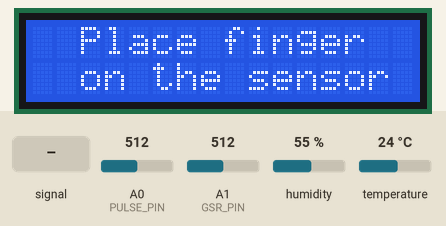
The sketch below on a simulated Arduino Uno, built with avr-gcc and run on an emulated ATmega328P. Parts: 16×2 character LCD. The test bench sets the inputs (shaded band); at power-on: A0 (PULSE_PIN) = 512, A1 (GSR_PIN) = 512, humidity 55 %, temperature 24 °C. What the sketch prints to the serial monitor is not drawn.

Above: at 1.3 s.
1.4 s: A0 (PULSE_PIN) fed a 2 Hz sine of ±306 counts around its level
At 4.02 s:
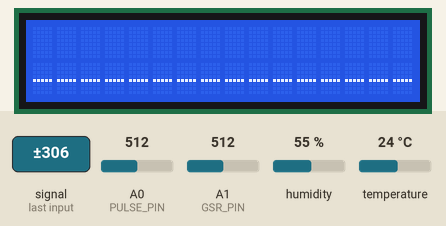
5.9 s: A0 (PULSE_PIN) set to 716
At 6.79 s:
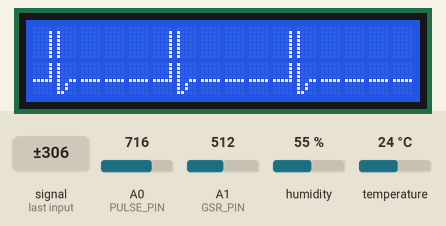
7.8 s: A0 (PULSE_PIN) fed a 200 Hz sine of ±81 counts around its level
At 13.23 s:
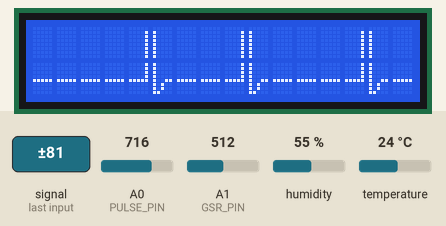
13.9 s: A0 (PULSE_PIN) fed a 50 Hz sine of ±306 counts around its level
At 15.35 s:
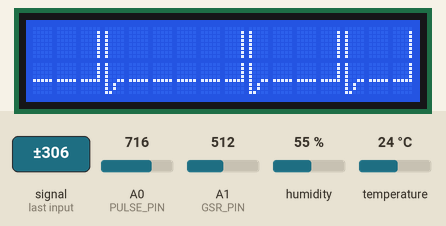

Measured:
- after the input at 1.4 s, the display: changes after 2.5 s (image 1)
- after the input at 5.9 s, the display: first differs from a run without the input after 0.84 s (image 2)
- after the input at 7.8 s, the display: first differs from a run without the input after 4.2 s (image 3 shows a later state)
- after the input at 13.9 s, the display: first differs from a run without the input after 0.49 s (image 4 shows a later state)

The sketch:

heartEcho.ino
```cpp
// CalmBeat / HeartEcho (pulse + GSR + temperature/humidity)
// LCD:     scrolling heartbeat line, or "Place finger" when there's no pulse
// Website: sends over USB at 115200 baud:
//            BEAT, BPM:72, NOFINGER        (pulse)
//            GSR:176                       (once a second; higher = more sweat = more stressed)
//            ROOM:25.9,70                  (temperature °C, humidity %, once a second; nothing if the sensor fails)
//            W:-35                         (the live pulse wave, 50 times a second, so the website can draw it)
//
// Wiring:  pulse signal -> A0, GSR signal -> A1, AM2302/DHT22 data -> D2,
//          LCD SDA -> A4, SCL -> A5
//
// Serial Monitor / Plotter: set baud to 115200.
// DEBUG = 1 prints a "DBG ..." line twice a second so you can see the sensor values.
// PLOT  = 1 prints the cleaned pulse wave for Tools -> Serial Plotter (to check the sensor).
// Keep both at 0 when connecting to the website.
//
// No LCD? Set USE_LCD to 0 below. Everything else works the same.
//
// WHAT CHANGED (so you don't need to tap the sensor any more):
//   1. The slow drift is removed from the pulse signal (finger pressure, light changes), so only the
//      heartbeat wave is left, centred on 0. Before, the drift was mixed in with the beat.
//   2. That wave is smoothed a little more and made 4x bigger, so even a small, gentle pulse is clear.
//   3. MIN_AMPLITUDE is now measured on that clean wave, so a still finger is enough.
//   4. "Finger off" now needs the signal to be gone for a while (not one tiny dip), so it doesn't
//      keep resetting.
//   5. BEAT / BPM are only sent once a real repeating pulse is confirmed (no random beats from noise),
//      and a "pulse" found at the very edge of the search range (= slow drift) is ignored.
//   6. The room sensor now sends ROOM:t,h, which is what the website expects.

#include <DHT.h>

#define DEBUG   0
#define PLOT    0
#define USE_LCD 1     // 1 = use the LCD screen, 0 = no LCD (the whole LCD section below is skipped)

const int PULSE_PIN = A0;
const int GSR_PIN   = A1;

#define DHTPIN  2
#define DHTTYPE DHT22
DHT dht(DHTPIN, DHTTYPE);
const float TEMP_OFFSET = 0.0;        // calibrate against a trusted thermometer

// GSR direction: the Grove GSR gives a LOWER number when you sweat. The website wants
// "higher = more stressed", so we flip it (1023 - reading).
// Test: take a sharp breath or get startled. The GSR number on the website should go UP.
// If it goes DOWN instead, change this to false.
const bool GSR_FLIP = true;

float gsrSmooth = -1;
float temperature = 0, humidity = 0;
bool  dhtOk = false;
unsigned long lastGSR = 0, lastDHT = 0, lastSend = 0;

// ---- pulse signal cleaning ----
float baseline = -1;            // the slow level of the signal (drift); we subtract it
float smoothWave = 0;           // the heartbeat wave after removing drift, lightly smoothed
const int GAIN = 4;             // make the wave 4x bigger, so small pulses still have detail
const int MIN_AMPLITUDE = 16;   // wave smaller than this (after cleaning, x4) = no finger / just noise
                                // (about 4 raw units; raise it if noise is detected as a pulse)

int spikeStep = 0;               // 1 = draw a heartbeat spike on the LCD next

int raw[10];
long rawSum = 0;
int rawIndex = 0;

const int N = 200;
const int MIN_WINDOW = 150;     // first search after 3 s of data
int wave[N];
int waveIndex = 0, waveCount = 0, tick = 0;

const int MIN_LAG = 19;   // 19 x 20 ms = fastest 157 BPM (the peak must sit above this edge)
const int MAX_LAG = 75;
int start = 0;
int winLen = 0;
long waveMean = 0;
int lag = 0;
float score[MAX_LAG + 2];

float peak = 0, trough = 0;
bool rising = false;
unsigned long lastBeat = 0;
unsigned long beatGap = 0;
unsigned long lastGoodResult = 0; // when the repeat search last found a clear pulse
unsigned long weakSince = 0;      // when the wave became too small (0 = it isn't)

int bpms[5];
int bpmCount = 0, bpmIndex = 0;
int lastResult = 0;               // the previous BPM result (to check that results agree)
int bpm = 0;
bool fingerOn = false;

unsigned long lastSample = 0, lastSearch = 0, lastDebug = 0;

int medianBpm() {
  int s[5];
  for (int i = 0; i < bpmCount; i++) s[i] = bpms[i];
  for (int i = 0; i < bpmCount; i++)
    for (int j = i + 1; j < bpmCount; j++)
      if (s[j] < s[i]) { int t = s[i]; s[i] = s[j]; s[j] = t; }
  return s[bpmCount / 2];
}

// ======================= LCD SECTION (only used when USE_LCD is 1) =======================
#if USE_LCD
#include <Wire.h>
#include <LiquidCrystal_I2C.h>

LiquidCrystal_I2C lcd(0x27, 16, 2);

byte FLAT[8] = {0, 0, 0, 0, 0b11111, 0, 0, 0};
byte UP[8]   = {0b00001, 0b00001, 0b00001, 0b00001, 0b11111, 0, 0, 0};
byte DOWN[8] = {0b10000, 0b10000, 0b10000, 0b10000, 0b10011, 0b10100, 0b10100, 0b11000};
byte TOPL[8] = {0, 1, 1, 1, 1, 1, 1, 1};
byte TOPR[8] = {0, 16, 16, 16, 16, 16, 16, 16};

char top[16], bottom[16];
unsigned long lastScroll = 0;

// "Place finger" message + a flat line ready for when the pulse comes back
void lcdNoFinger() {
  lcd.clear();
  lcd.setCursor(0, 0); lcd.print("  Place finger");
  lcd.setCursor(0, 1); lcd.print("  on the sensor");
  for (int i = 0; i < 16; i++) { top[i] = ' '; bottom[i] = 1; }
}

void lcdStart() {
  Wire.begin();
  Wire.setClock(400000);
  lcd.init();
  lcd.backlight();
  lcd.createChar(1, FLAT);
  lcd.createChar(2, UP);
  lcd.createChar(3, DOWN);
  lcd.createChar(4, TOPL);
  lcd.createChar(5, TOPR);
  lcdNoFinger();
}

// Scroll the heartbeat line one step (every 110 ms while a finger is on)
void lcdScroll(unsigned long now) {
  if (!fingerOn || now - lastScroll < 110) return;
  lastScroll = now;
  for (int i = 0; i < 15; i++) { top[i] = top[i + 1]; bottom[i] = bottom[i + 1]; }
  if (spikeStep == 1)      { top[15] = 4;   bottom[15] = 2; spikeStep = 2; }
  else if (spikeStep == 2) { top[15] = 5;   bottom[15] = 3; spikeStep = 0; }
  else                     { top[15] = ' '; bottom[15] = 1; }
  lcd.setCursor(0, 0); for (int i = 0; i < 16; i++) lcd.write(top[i]);
  lcd.setCursor(0, 1); for (int i = 0; i < 16; i++) lcd.write(bottom[i]);
}

#else
// no LCD: these do nothing
void lcdStart() {}
void lcdNoFinger() {}
void lcdScroll(unsigned long now) {}
#endif
// ===================================== END OF LCD SECTION =================================

// Forget everything about the pulse (finger came off)
void resetPulse(unsigned long now) {
  fingerOn = false;
  bpmCount = 0;
  bpmIndex = 0;
  bpm = 0;
  beatGap = 0;
  spikeStep = 0;
  lastBeat = now;
  lastGoodResult = now;
  weakSince = 0;
}

void setup() {
  Serial.begin(115200);
  Serial.println("READY");                 // you should see this right after opening the Serial Monitor
  dht.begin();
  lcdStart();
  lastBeat = millis();
}

void loop() {
  if (micros() - lastSample < 2000) return;
  lastSample = micros();
  unsigned long now = millis();

  // 1. Smooth the reading (average of 10 = 20 ms, which also cancels 50 Hz mains hum)
  rawSum -= raw[rawIndex];
  raw[rawIndex] = analogRead(PULSE_PIN);
  rawSum += raw[rawIndex];
  rawIndex = (rawIndex + 1) % 10;
  int v = rawSum / 10;

  // 2. Remove the slow drift and keep only the heartbeat wave
  //    baseline follows the signal slowly (about half a second), so (v - baseline) is just the pulse
  if (rawIndex == 0 && baseline < 0) baseline = v;     // start once the first 10 readings are in
  if (baseline < 0) return;
  baseline += (v - baseline) / 250.0;
  smoothWave += ((v - baseline) - smoothWave) * 0.15;   // a little extra smoothing (removes jitter)
  int p = (int)(smoothWave * GAIN);                      // the clean pulse wave, centred on 0, 4x bigger

  // 3. Save the clean wave every 20 ms (the last 4 seconds are kept for the repeat search)
  if (++tick >= 10) {
    tick = 0;
    wave[waveIndex] = p;
    waveIndex = (waveIndex + 1) % N;
    if (waveCount < N) waveCount++;
#if !PLOT
    Serial.print("W:");                       // the live wave for the website (50 times a second)
    Serial.println(p);
#endif
#if PLOT
    // Serial Plotter: the clean wave, plus the two lines a beat has to cross
    Serial.print(p); Serial.print(" ");
    Serial.print((int)(trough + (peak - trough) * 2 / 3)); Serial.print(" ");
    Serial.println((int)(trough + (peak - trough) / 3));
#endif
  }

  // 4. Follow the top and bottom of the wave (they jump out instantly and drift back in about 1 s)
  if (p > peak) peak = p; else peak -= (peak - p) / 500.0;
  if (p < trough) trough = p; else trough += (p - trough) / 500.0;
  float amplitude = peak - trough;
  float middle = trough + amplitude / 2;
  float margin = amplitude / 6;

#if DEBUG
  if (now - lastDebug >= 500) {
    lastDebug = now;
    Serial.print("DBG v=");   Serial.print(v);
    Serial.print(" wave=");   Serial.print(p);
    Serial.print(" amp=");    Serial.print((int)amplitude);
    Serial.print(" need>=");  Serial.print(MIN_AMPLITUDE);
    Serial.print(" bpm=");    Serial.print(bpm);
    Serial.print(" finger="); Serial.println(fingerOn);
  }
#endif

  // 5. Start a repeat search (how often does the wave repeat?) every half second
  if (lag == 0 && waveCount >= MIN_WINDOW && amplitude >= MIN_AMPLITUDE && now - lastSearch >= 500) {
    lastSearch = now;
    winLen = waveCount;
    start = (waveIndex - winLen + N) % N;
    long sum = 0;
    int idx = start;
    for (int i = 0; i < winLen; i++) {
      sum += wave[idx];
      if (++idx >= N) idx = 0;
    }
    waveMean = sum / winLen;
    lag = MIN_LAG - 1;
  }

  // 6. Check one shift per loop
  if (lag > 0) {
    long match = 0, sizeA = 0, sizeB = 0;
    int ia = start;
    int ib = (start + lag) % N;
    for (int i = 0; i + lag < winLen; i++) {
      int a = wave[ia] - waveMean;
      int b = wave[ib] - waveMean;
      match += (long)a * b; sizeA += (long)a * a; sizeB += (long)b * b;
      if (++ia >= N) ia = 0;
      if (++ib >= N) ib = 0;
    }
    score[lag] = match / (sqrt((float)sizeA * (float)sizeB) + 1);
    lag++;
    if (lag > MAX_LAG + 1) {
      lag = 0;
      int best = MIN_LAG;
      for (int L = MIN_LAG; L <= MAX_LAG; L++) if (score[L] > score[best]) best = L;
      if (beatGap) {
        int prev = beatGap / 20;
        int nearPrev = 0;
        for (int L = max(MIN_LAG, prev * 8 / 10); L <= min(MAX_LAG, prev * 12 / 10); L++)
          if (nearPrev == 0 || score[L] > score[nearPrev]) nearPrev = L;
        if (nearPrev && score[nearPrev] >= score[best] * 0.85) best = nearPrev;
      }
      // A real pulse gives a clear PEAK inside the range. If the best match is at the very edge
      // (shortest or longest shift), it's just slow drift or noise, not a heartbeat → ignore it.
      bool isPeak = best > MIN_LAG && best < MAX_LAG &&
                    score[best] >= score[best - 1] && score[best] >= score[best + 1];
      // A real heartbeat's match score DIPS between beats (half a beat later the wave is upside down)
      // and then rises to the peak. Slow drift just slides down smoothly, with no dip.
      float lowest = score[best];
      for (int L = MIN_LAG; L < best; L++) if (score[L] < lowest) lowest = score[L];
      if (score[best] - lowest < 0.3) isPeak = false;
      if (isPeak && score[best] > 0.5) {                // a clear repeating pattern = a real pulse
        float a = score[best - 1], b = score[best], c = score[best + 1];
        float shift = (a - 2 * b + c != 0) ? 0.5 * (a - c) / (a - 2 * b + c) : 0;
        shift = constrain(shift, -0.5, 0.5);
        unsigned long gap = (best + shift) * 20;        // milliseconds per beat
        int result = 60000 / gap;
        // Before we trust a finger, two results in a row must AGREE (within 12%).
        // A real pulse gives the same answer again; noise jumps around.
        if (!fingerOn && bpmCount > 0 && abs(result - lastResult) > lastResult * 12 / 100) {
          bpmCount = 0;                                 // they disagree → start counting again
          bpmIndex = 0;
        }
        lastResult = result;
        beatGap = gap;
        bpms[bpmIndex] = result;
        bpmIndex = (bpmIndex + 1) % 5;
        if (bpmCount < 5) bpmCount++;
        bpm = medianBpm();
        lastGoodResult = now;
        if (bpmCount >= 2 && !fingerOn) {               // two clear, agreeing results → we trust it
          fingerOn = true;
          lastBeat = now;
        }
      }
    }
  }

  // 7. Beat detection: the wave rises clearly above its middle (and not too soon after the last beat)
  unsigned long ignoreTime = beatGap ? beatGap * 6 / 10 : 400;
  if (!rising && p > middle + margin && amplitude >= MIN_AMPLITUDE && now - lastBeat > ignoreTime) {
    rising = true;
    lastBeat = now;
    if (fingerOn) {                                   // only real, confirmed pulses go to the website
      spikeStep = 1;
      Serial.println("BEAT");
      Serial.print("BPM:");
      Serial.println(bpm);
    }
  }
  if (rising && p < middle - margin) rising = false;

  // 8. Finger off: the pulse has really gone (not just one small dip)
  if (amplitude < MIN_AMPLITUDE) { if (weakSince == 0) weakSince = now; }
  else weakSince = 0;
  bool weakTooLong   = weakSince != 0 && now - weakSince > 1500;   // wave too small for 1.5 s
  bool noBeats       = now - lastBeat > 3000;                       // no beat for 3 s
  bool noGoodResults = now - lastGoodResult > 5000;                 // no clear repeating pulse for 5 s
  if (fingerOn && (weakTooLong || noBeats || noGoodResults)) {
    Serial.println("NOFINGER");
    lcdNoFinger();
    resetPulse(now);
  } else if (!fingerOn && weakTooLong) {
    bpmCount = 0;                                       // don't mix old results with a new finger
    bpmIndex = 0;
  }

  // 9. Scroll the heartbeat line on the LCD (does nothing when USE_LCD is 0)
  lcdScroll(now);

  // 10. GSR (every 50 ms: average of 8 reads, then smoothed)
  if (now - lastGSR >= 50) {
    lastGSR = now;
    analogRead(GSR_PIN);                      // discard: ADC settles after a channel change
    long gs = 0;
    for (int i = 0; i < 8; i++) gs += analogRead(GSR_PIN);
    float g = gs / 8.0;
    if (GSR_FLIP) g = 1023 - g;               // so higher = more sweat
    gsrSmooth = (gsrSmooth < 0) ? g : 0.9 * gsrSmooth + 0.1 * g;
    analogRead(PULSE_PIN);                    // discard: switch the ADC back to the pulse pin
  }

  // 11. Temperature + humidity (AM2302 / DHT22 needs 2+ s between reads)
  if (now - lastDHT >= 2500) {
    lastDHT = now;
    float t = dht.readTemperature();
    float h = dht.readHumidity();
    if (!isnan(t) && !isnan(h)) {
      temperature = t + TEMP_OFFSET;
      humidity = h;
      dhtOk = true;
    } else {
      dhtOk = false;
    }
    analogRead(PULSE_PIN);
  }

  // 12. Send GSR and ROOM to the website once a second
#if !PLOT
  if (now - lastSend >= 1000) {
    lastSend = now;
    Serial.print("GSR:");
    Serial.println((int)(gsrSmooth + 0.5));
    if (dhtOk) {                              // ROOM:25.9,70  (the website's format)
      Serial.print("ROOM:");
      Serial.print(temperature, 1);
      Serial.print(",");
      Serial.println(humidity, 0);
    }
  }
#endif
}
```
